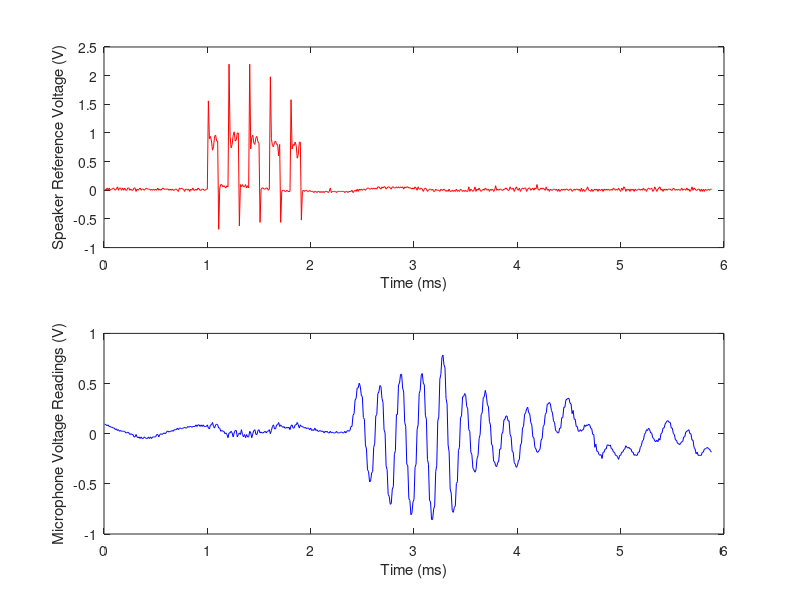

Write MATLAB code to recreate this figure.
clear all; close all;

load('lab5pt2.mat');

%%

reference = recMatrix_ref;
signals = recMatrix_sig;
signals(:, 1, 15) = signals(:, 1, 14);
x = (1:588)/100;

figure(1);
subplot(2, 1, 1);
plot(x, reference(:, 3, 3), 'r-'); hold on;
xlabel('Time (ms)'); ylabel('Speaker Reference Voltage (V)');
subplot(2, 1, 2);
plot(x, signals(:, 3, 3), 'b-'); hold on;
xlabel('Time (ms)'); ylabel('Microphone Voltage Readings (V)');